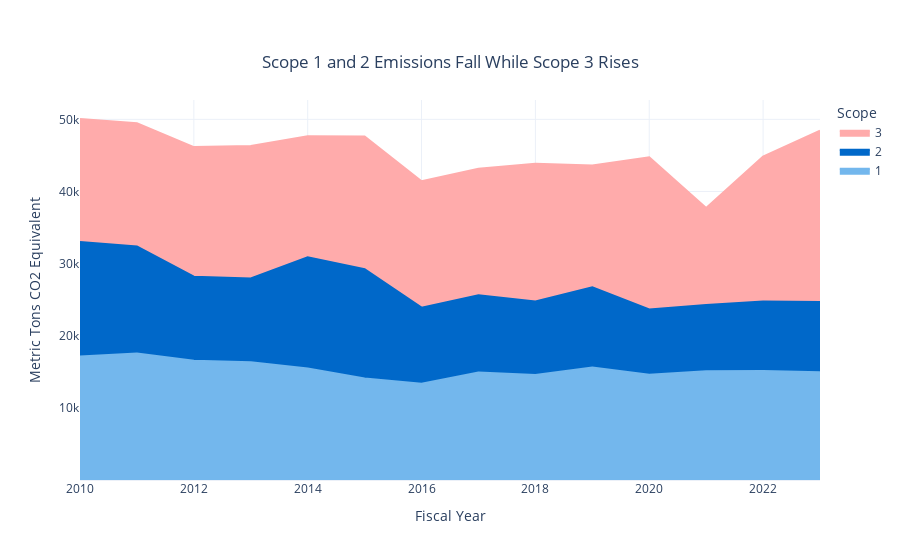

The notebook cell saved with this chart:
### Code cell
year_scope_totals = cleaned_totals.groupby(['Fiscal Year', 'Scope'])['GHG MTCDE'].sum().reset_index()


# Define color mapping for scopes
color_mapping = {
    1: '#73B7ED',  # blue
    2: '#0068C9',  # light blue
    3: '#FFABAB'   # reddish
}

# Create an area chart for the total over time, grouped by scope
total_emissions_over_time = px.area(year_scope_totals, 
                                    x='Fiscal Year', 
                                    y='GHG MTCDE', 
                                    color='Scope', 
                                    title='Scope 1 and 2 Emissions Fall While Scope 3 Rises',
                                    template='plotly_white',  # Use the white theme
                                    labels={'GHG MTCDE': 'Metric Tons CO2 Equivalent', 'Fiscal Year': 'Fiscal Year'},  # Improve axis labels
                                    color_discrete_map=color_mapping)  # Use the color mapping

# Update y-axis labels
total_emissions_over_time.update_yaxes(tickvals=[10000, 20000, 30000, 40000, 50000])


# Reverse the order of the legend
total_emissions_over_time.for_each_trace(lambda trace: trace.update(showlegend=True))

# Update the fillcolor for each trace
for trace in total_emissions_over_time.data:
    trace.fillcolor = trace.line.color
total_emissions_over_time.update_layout(legend=dict(traceorder="reversed"))


total_emissions_over_time.update_layout(
    title={
        'y':0.9,
        'x':0.5,
        'xanchor': 'center',
        'yanchor': 'top'})
# Show the plot
total_emissions_over_time.show()

#pio.write_image(total_emissions_over_time, 'byscope.png', width=800, height=600, scale=2)  #render the chart in hd

### Figure 1 — Plotly figure (JSON) as saved in the notebook; plotly's stock layout.template omitted (floating-point values rounded to 4 significant figures)
{"data": [{"fillcolor": "#73B7ED", "fillpattern": {"shape": ""}, "hovertemplate": "Scope=1<br>Fiscal Year=%{x}<br>Metric Tons CO2 Equivalent=%{y}<extra></extra>", "legendgroup": "1", "line": {"color": "#73B7ED"}, "marker": {"symbol": "circle"}, "mode": "lines", "name": "1", "orientation": "v", "showlegend": true, "stackgroup": "1", "type": "scatter", "x": [2010, 2011, 2012, 2013, 2014, 2015, 2016, 2017, 2018, 2019, 2020, 2021, 2022, 2023], "xaxis": "x", "y": [17130.0, 17520.0, 16540.0, 16340.0, 15470.0, 14080.0, 13360.0, 14910.0, 14550.0, 15600.0, 14580.0, 15090.0, 15110.0, 14940.0], "yaxis": "y"}, {"fillcolor": "#0068C9", "fillpattern": {"shape": ""}, "hovertemplate": "Scope=2<br>Fiscal Year=%{x}<br>Metric Tons CO2 Equivalent=%{y}<extra></extra>", "legendgroup": "2", "line": {"color": "#0068C9"}, "marker": {"symbol": "circle"}, "mode": "lines", "name": "2", "orientation": "v", "showlegend": true, "stackgroup": "1", "type": "scatter", "x": [2010, 2011, 2012, 2013, 2014, 2015, 2016, 2017, 2018, 2019, 2020, 2021, 2022, 2023], "xaxis": "x", "y": [15870.0, 14850.0, 11650.0, 11600, 15420.0, 15140.0, 10530.0, 10700.0, 10210.0, 11100.0, 9055.0, 9166.0, 9644.0, 9730.0], "yaxis": "y"}, {"fillcolor": "#FFABAB", "fillpattern": {"shape": ""}, "hovertemplate": "Scope=3<br>Fiscal Year=%{x}<br>Metric Tons CO2 Equivalent=%{y}<extra></extra>", "legendgroup": "3", "line": {"color": "#FFABAB"}, "marker": {"symbol": "circle"}, "mode": "lines", "name": "3", "orientation": "v", "showlegend": true, "stackgroup": "1", "type": "scatter", "x": [2010, 2011, 2012, 2013, 2014, 2015, 2016, 2017, 2018, 2019, 2020, 2021, 2022, 2023], "xaxis": "x", "y": [17050.0, 17080.0, 17970.0, 18350.0, 16770.0, 18400.0, 17540.0, 17540.0, 19080.0, 16910.0, 21090.0, 13450.0, 20090.0, 23750.0], "yaxis": "y"}], "layout": {"legend": {"title": {"text": "Scope"}, "tracegroupgap": 0, "traceorder": "reversed"}, "title": {"text": "Scope 1 and 2 Emissions Fall While Scope 3 Rises", "x": 0.5, "xanchor": "center", "y": 0.9, "yanchor": "top"}, "xaxis": {"anchor": "y", "domain": [0, 1], "title": {"text": "Fiscal Year"}}, "yaxis": {"anchor": "x", "domain": [0, 1], "tickvals": [10000, 20000, 30000, 40000, 50000], "title": {"text": "Metric Tons CO2 Equivalent"}}}}
